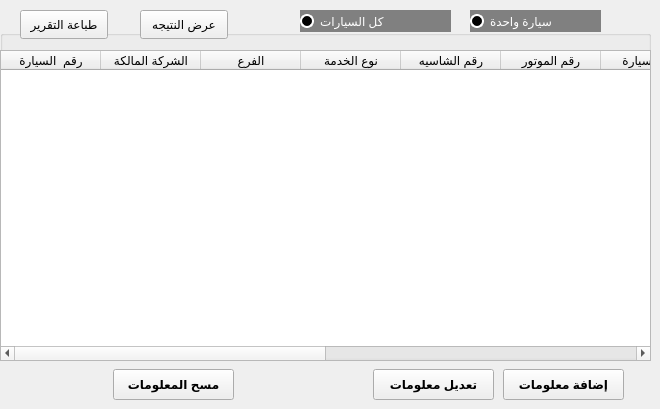
      <widget class="QWidget" name="tab_10">
       <attribute name="title">
        <string>العربيات</string>
       </attribute>
       <widget class="QPushButton" name="pushButton_17">
        <property name="geometry">
         <rect>
          <x>503</x>
          <y>369</y>
          <width>121</width>
          <height>31</height>
         </rect>
        </property>
        <property name="font">
         <font>
          <weight>75</weight>
          <bold>true</bold>
         </font>
        </property>
        <property name="text">
         <string>إضافة معلومات</string>
        </property>
       </widget>
       <widget class="QPushButton" name="pushButton_18">
        <property name="geometry">
         <rect>
          <x>373</x>
          <y>369</y>
          <width>121</width>
          <height>31</height>
         </rect>
        </property>
        <property name="font">
         <font>
          <weight>75</weight>
          <bold>true</bold>
         </font>
        </property>
        <property name="text">
         <string>تعديل معلومات</string>
        </property>
       </widget>
       <widget class="QPushButton" name="pushButton_19">
        <property name="geometry">
         <rect>
          <x>113</x>
          <y>369</y>
          <width>121</width>
          <height>31</height>
         </rect>
        </property>
        <property name="font">
         <font>
          <weight>75</weight>
          <bold>true</bold>
         </font>
        </property>
        <property name="text">
         <string>مسح المعلومات</string>
        </property>
       </widget>
       <widget class="QGroupBox" name="groupBox">
        <property name="geometry">
         <rect>
          <x>0</x>
          <y>30</y>
          <width>651</width>
          <height>331</height>
         </rect>
        </property>
        <property name="title">
         <string/>
        </property>
        <widget class="QTableWidget" name="tableWidget">
         <property name="geometry">
          <rect>
           <x>0</x>
           <y>20</y>
           <width>651</width>
           <height>311</height>
          </rect>
         </property>
         <column>
          <property name="text">
           <string>رقم  السيارة</string>
          </property>
         </column>
         <column>
          <property name="text">
           <string>الشركة المالكة</string>
          </property>
         </column>
         <column>
          <property name="text">
           <string>الفرع</string>
          </property>
         </column>
         <column>
          <property name="text">
           <string>نوع الخدمة</string>
          </property>
         </column>
         <column>
          <property name="text">
           <string>رقم الشاسيه</string>
          </property>
         </column>
         <column>
          <property name="text">
           <string>رقم الموتور</string>
          </property>
         </column>
         <column>
          <property name="text">
           <string>نوع السيارة</string>
          </property>
         </column>
         <column>
          <property name="text">
           <string>موديل السيارة</string>
          </property>
         </column>
         <column>
          <property name="text">
           <string>موديل العربية</string>
          </property>
         </column>
         <column>
          <property name="text">
           <string>حموله</string>
          </property>
         </column>
         <column>
          <property name="text">
           <string>وزن</string>
          </property>
         </column>
         <column>
          <property name="text">
           <string>لون السيارة</string>
          </property>
         </column>
        </widget>
       </widget>
       <widget class="QRadioButton" name="radioButton">
        <property name="geometry">
         <rect>
          <x>470</x>
          <y>10</y>
          <width>131</width>
          <height>22</height>
         </rect>
        </property>
        <property name="styleSheet">
         <string notr="true">QRadioButton {
    background-color : gray;
	color : white
}

QRadioButton::indicator {
	width : 10px;
	height : 10px;
	border-radius : 7px;   
}

QRadioButton::indicator:unchecked {
    background-color : black;
    border: 2px solid white;
}

QRadioButton::indicator:checked {
	background-color : white;
    border: 2px solid white;
}
</string>
        </property>
        <property name="text">
         <string>سيارة واحدة</string>
        </property>
       </widget>
       <widget class="QRadioButton" name="radioButton_2">
        <property name="geometry">
         <rect>
          <x>300</x>
          <y>10</y>
          <width>151</width>
          <height>22</height>
         </rect>
        </property>
        <property name="styleSheet">
         <string notr="true">QRadioButton {
    background-color : gray;
	color : white
}

QRadioButton::indicator {
	width : 10px;
	height : 10px;
	border-radius : 7px;   
}

QRadioButton::indicator:unchecked {
    background-color : black;
    border: 2px solid white;
}

QRadioButton::indicator:checked {
	background-color : white;
    border: 2px solid white;
}
</string>
        </property>
        <property name="text">
         <string>كل السيارات</string>
        </property>
       </widget>
       <widget class="QPushButton" name="pushButton">
        <property name="geometry">
         <rect>
          <x>140</x>
          <y>10</y>
          <width>88</width>
          <height>29</height>
         </rect>
        </property>
        <property name="text">
         <string>عرض النتيجه</string>
        </property>
       </widget>
       <widget class="QPushButton" name="pushButton_2">
        <property name="geometry">
         <rect>
          <x>20</x>
          <y>10</y>
          <width>88</width>
          <height>29</height>
         </rect>
        </property>
        <property name="text">
         <string>طباعة التقرير</string>
        </property>
       </widget>
      </widget>
